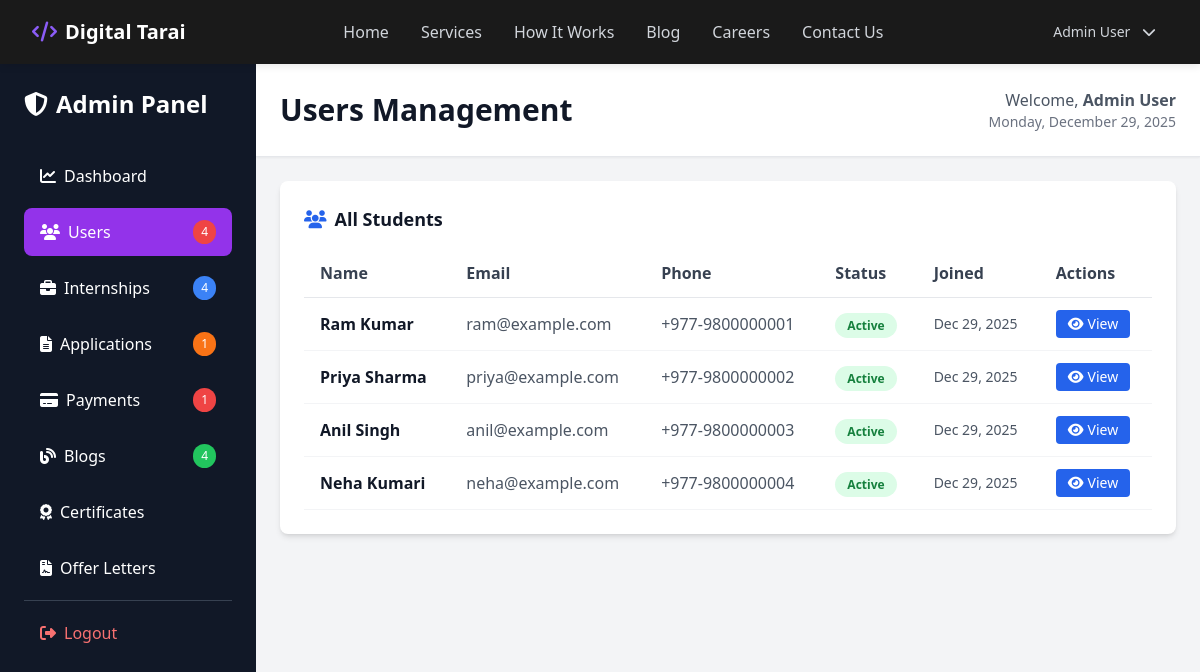
Screenshot of /admin/index.php?section=users&view=1 (signed in) with the database file from the repository.
### tables this page shows
CREATE TABLE IF NOT EXISTS users (
    id INT PRIMARY KEY AUTO_INCREMENT,
    name VARCHAR(100) NOT NULL,
    email VARCHAR(100) UNIQUE NOT NULL,
    password VARCHAR(255) NOT NULL,
    phone VARCHAR(20),
    user_type ENUM('student', 'admin') DEFAULT 'student',
    status ENUM('active', 'inactive') DEFAULT 'active',
    created_at TIMESTAMP DEFAULT CURRENT_TIMESTAMP,
    updated_at TIMESTAMP DEFAULT CURRENT_TIMESTAMP ON UPDATE CURRENT_TIMESTAMP
);

### admin/sections/users.php (the view, shortened to what this page needs)
<?php
$users = $conn->query("SELECT * FROM users WHERE user_type='student' ORDER BY created_at DESC");
?>
<div class="bg-white rounded-lg shadow-md p-6">
    <h3 class="text-lg font-bold text-gray-900 mb-4">
        <i class="fas fa-users mr-2 text-blue-600"></i>All Students
    </h3>
    <div class="overflow-x-auto">
        <table class="w-full text-left">
            <thead>
                <tr class="border-b border-gray-200">
                    <th class="px-4 py-3 font-semibold text-gray-700">Name</th>
                    <th class="px-4 py-3 font-semibold text-gray-700">Email</th>
                    <th class="px-4 py-3 font-semibold text-gray-700">Phone</th>
                    <th class="px-4 py-3 font-semibold text-gray-700">Status</th>
                    <th class="px-4 py-3 font-semibold text-gray-700">Joined</th>
                    <th class="px-4 py-3 font-semibold text-gray-700">Actions</th>
                </tr>
            </thead>
            <tbody>
                <?php
                if($users->num_rows > 0) {
                    while($user = $users->fetch_assoc()) {
                        $statusColor = $user['status'] === 'active' ? 'green' : 'red';
                        echo "
                        <tr class='border-b border-gray-100 hover:bg-gray-50'>
                            <td class='px-4 py-3 font-semibold text-gray-900'>" . htmlspecialchars($user['name']) . "</td>
                            <td class='px-4 py-3 text-gray-600'>" . htmlspecialchars($user['email']) . "</td>
                            <td class='px-4 py-3 text-gray-600'>" . htmlspecialchars($user['phone'] ?? 'N/A') . "</td>
                            <td class='px-4 py-3'>
                                <span class='px-3 py-1 bg-{$statusColor}-100 text-{$statusColor}-700 rounded-full text-xs font-semibold'>
                                    " . ucfirst($user['status']) . "
                                </span>
                            </td>
                            <td class='px-4 py-3 text-sm text-gray-600'>" . date('M d, Y', strtotime($user['created_at'])) . "</td>
                            <td class='px-4 py-3'>
                                <button onclick=\"openUserModal(" . $user['id'] . ")\" class='px-3 py-1 bg-blue-600 text-white rounded hover:bg-blue-700 transition text-sm'>
                                    <i class='fas fa-eye mr-1'></i>View
                                </button>
                            </td>
                        </tr>
                        ";
                    }
                } else {
                    echo "<tr><td colspan='6' class='px-4 py-3 text-center text-gray-600'>No students found</td></tr>";
                }
                ?>
            </tbody>
        </table>
    </div>
</div>

### app/views/header.php (style rules this page uses)
html { scroll-behavior: smooth; }
body { background-color: #ffffff; }

### rows the page displays
users: name "Ram Kumar", email "ram@example.com", phone "+977-9800000001", status "Active", created_at "Dec 29, 2025"
users: name "Priya Sharma", email "priya@example.com", phone "+977-9800000002", status "Active", created_at "Dec 29, 2025"
users: name "Anil Singh", email "anil@example.com", phone "+977-9800000003", status "Active", created_at "Dec 29, 2025"
users: name "Neha Kumari", email "neha@example.com", phone "+977-9800000004", status "Active", created_at "Dec 29, 2025"

### other values shown
$_SESSION['user_name'] "Admin User"
$totalUsers "4"
$totalInternships "4"
$totalApplications "1"
$pendingPayments "1"
$totalBlogs "4"
